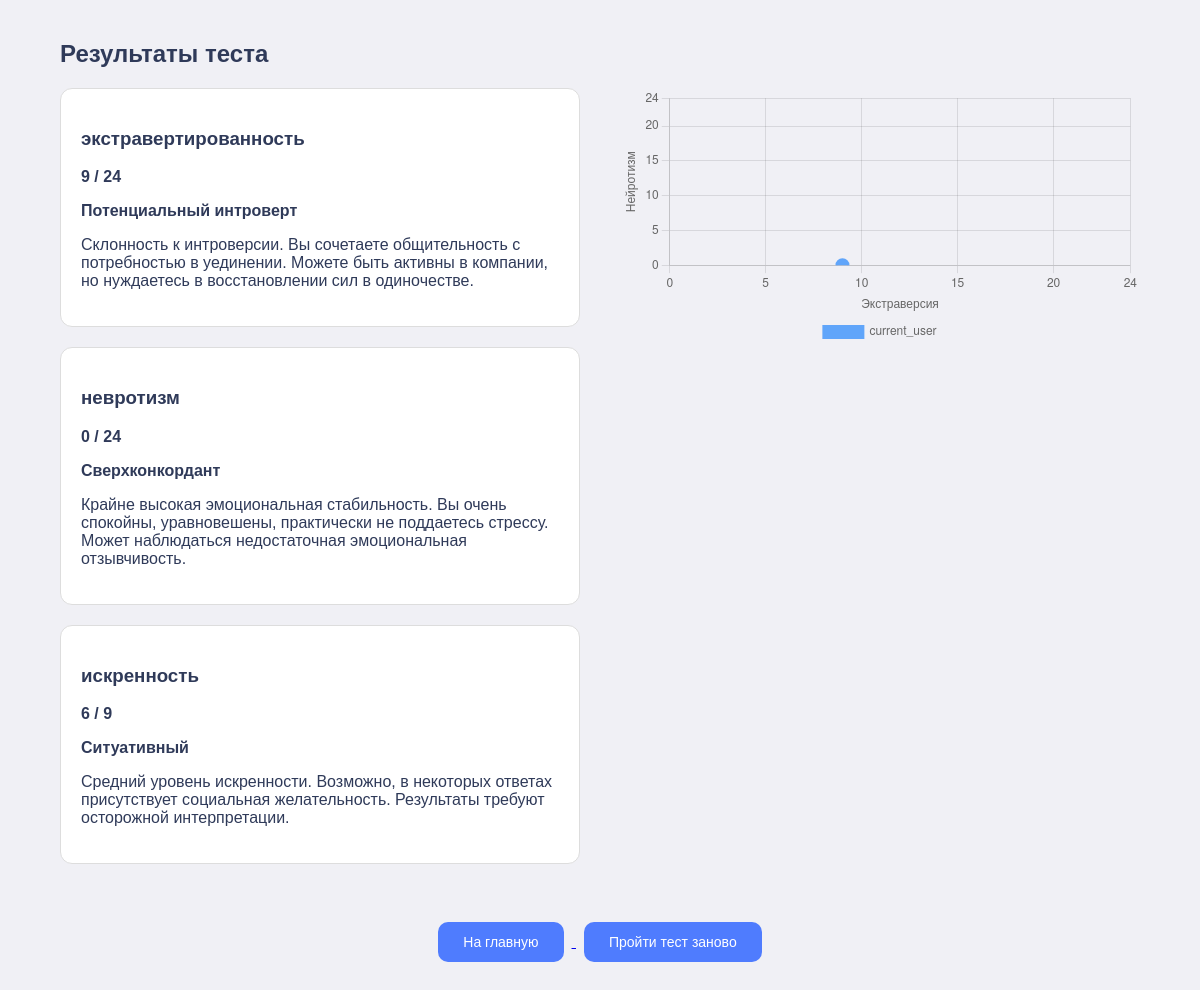
Screenshot of /test/1 (signed in) with the database file from the repository.
### tables this page shows
CREATE TABLE scale_interpretation (
    id INTEGER PRIMARY KEY AUTOINCREMENT,
    scale_id INTEGER NOT NULL,
    min_score INTEGER NOT NULL,
    max_score INTEGER NOT NULL,
    title TEXT NOT NULL,
    description TEXT,
    FOREIGN KEY(scale_id) REFERENCES scales(id)
);

CREATE TABLE "scales" (
	"id"	INTEGER,
	"name"	TEXT NOT NULL,
	"max_score"	INTEGER NOT NULL,
	"test_id"	INTEGER NOT NULL,
	PRIMARY KEY("id" AUTOINCREMENT),
	FOREIGN KEY("test_id") REFERENCES "tests"("id")
);

CREATE TABLE user_results (
    id INTEGER PRIMARY KEY AUTOINCREMENT,
    attempt_id INTEGER NOT NULL,
    scale_id INTEGER NOT NULL,
    user_id INTEGER NOT NULL,
    score INTEGER NOT NULL,
    FOREIGN KEY(attempt_id) REFERENCES user_attempts(id),
    FOREIGN KEY(scale_id) REFERENCES scales(id),
    FOREIGN KEY(user_id) REFERENCES users(id)
);

### app.py (the view, shortened to what this page needs)
@app.route('/test/<int:test_id>')
def test_page(test_id):
    conn = sqlite3.connect('database.db')
    cursor = conn.cursor()
    username = session.get('username')
    user_id = None
    retake_mode = request.args.get('retake')
    if username:
        cursor.execute("SELECT id FROM users WHERE username = ?", (username,))
        user = cursor.fetchone()
        if user:
            user_id = user[0]
    cursor.execute("""
        SELECT title, description, instruction
        FROM tests
        WHERE id = ?
    """, (test_id,))
    title, description, instruction = cursor.fetchone()
    cursor.execute("""
        SELECT id FROM user_attempts
        WHERE user_id = ? AND test_id = ?
        ORDER BY id DESC LIMIT 1
    """, (user_id, test_id))
    attempt = cursor.fetchone()
    if user_id and attempt and not retake_mode:
        attempt_id = attempt[0]
        cursor.execute("""
            SELECT
                s.id,
                s.name,
                ur.score,
                s.max_score,

                si.title,
                si.description

            FROM user_results ur

            JOIN scales s
                ON ur.scale_id = s.id

            LEFT JOIN scale_interpretation si
                ON si.scale_id = s.id
                AND ur.score BETWEEN si.min_score AND si.max_score

            WHERE ur.attempt_id = ?
        """, (attempt_id,))
        rows = cursor.fetchall()
        results = [
            {
                "scale_id": r[0],
                "name": r[1],
                "score": r[2],
                "max": r[3],
                "title": r[4],
                "desc": r[5]
            }
            for r in rows
        ]
        builder = VisualizationBuilder(conn)
        chart_config = builder.build(test_id, results)
        conn.close()
        return render_template(
            "result.html",
            results=results,
            chart_config=chart_config,
            test_id=test_id
        )

### app.py (called while the page is built)
    def build(self, test_id, results, visualization_type="individual"):
        viz = self._get_visualization(test_id, visualization_type)
        roles = self._get_roles(viz["id"])
        settings = self._get_settings(viz["id"])
        series = self._build_series(results, roles, viz["id"])
        scale_ranges = self._get_scale_ranges_by_role(viz["id"])
        return {
            "type": str(viz["chart_type"]),
            "title": str(viz["title"]),
            "points": series if series else [],
            "settings": settings if settings else {},
            "scaleRanges": scale_ranges if scale_ranges else {}
        }

    def _get_visualization(self, test_id, vtype):
        self.cursor.execute("""
            SELECT id, chart_type, title
            FROM visualizations
            WHERE test_id = ?
            AND type = ?
        """, (test_id, vtype))
        row = self.cursor.fetchone()
        if not row:
            raise Exception("Visualization not found")
        return {
            "id": row[0],
            "chart_type": row[1],
            "title": row[2]
        }

    def _get_roles(self, visualization_id):
        self.cursor.execute("""
            SELECT role_key, scale_id
            FROM visualization_roles
            WHERE visualization_id = ?
        """, (visualization_id,))
        rows = self.cursor.fetchall()
        return {
            role_key: scale_id
            for role_key, scale_id in rows
        }

    def _get_settings(self, visualization_id):
        self.cursor.execute("""
            SELECT key, value
            FROM visualization_settings
            WHERE visualization_id = ?
        """, (visualization_id,))
        return {
            k: v for k, v in self.cursor.fetchall()
        }

    def _get_scale_ranges_by_role(self, visualization_id):
        self.cursor.execute("""
            SELECT vr.role_key, s.max_score
            FROM visualization_roles vr
            JOIN scales s ON vr.scale_id = s.id
            WHERE vr.visualization_id = ?
        """, (visualization_id,))
        rows = self.cursor.fetchall()
        return {
            role_key: max_score
            for role_key, max_score in rows
        }

### templates/result.html (shortened to what this page needs)
<!DOCTYPE html>
<html lang="ru">
<head>
    <link rel="stylesheet" href="{{ url_for('static', filename='style/result.css') }}">
</head>
<body>
<div class="test-container">
    <h2>Результаты теста</h2>
    <div class="result-layout">
    <div class="results-block">
        {% for r in results %}
            <div class="question-box">
                <h3>{{ r.name }}</h3>
                <p>
                    <strong>{{ r.score }} / {{ r.max }}</strong>
                </p>
                {% if r.title %}
                    <p><strong>{{ r.title }}</strong></p>
                {% endif %}
                {% if r.desc %}
                    <p>{{ r.desc }}</p>
                {% endif %}
            </div>
        {% endfor %}
    </div>
    <div class="chart">
        <canvas id="chart"></canvas>
    </div>
</div>
    <div class="navigation">
        <a href="/">
            <button>На главную</button>
        </a>
            <form method="GET" action="/retake/{{ test_id }}">
            <button type="submit">Пройти тест заново</button>
        </form>
    </div>
</div>
<script>
    const chartConfig = {{ chart_config | tojson | safe }};
</script>
<script>
    if (!chartConfig) {
        console.error("chartConfig пустой");
    }
</script>

### static/style/result.css (style rules this page uses)
body { font-family: Arial, sans-serif; background: #F0F0F5; color: #2F3A59; margin: 0; }
.test-container { max-width: 1200px; width: 90%; margin: 40px auto; padding: 0 20px; }
.result-layout { display: flex; gap: 40px; align-items: flex-start; }
.results-block { flex: 1; }
.chart { flex: 1; max-width: 6000px; }
.chart canvas { width: 100% !important; height: auto !important; }
.question-box { border: 1px solid #ddd; padding: 20px; border-radius: 12px; background: white; margin-bottom: 20px; }
.navigation { margin-top: 30px; text-align: center; }
.navigation button { background: #4F7CFE; color: white; border: none; padding: 12px 25px; border-radius: 10px; margin: 8px; cursor: pointer; font-size: 14px; transition: 0.2s; }
.navigation form { display: inline-block; }

### rows the page displays
scale_interpretation: name "экстравертированность", score "9", max "24", title "Потенциальный интроверт", desc "Склонность к интроверсии. Вы сочетаете общительность с потребностью в уединении. Можете быть активны в компании, но нуждаетесь в восстановлении сил в одиночестве."
scale_interpretation: name "невротизм", score "0", max "24", title "Сверхконкордант", desc "Крайне высокая эмоциональная стабильность. Вы очень спокойны, уравновешены, практически не поддаетесь стрессу. Может наблюдаться недостаточная эмоциональная отзывчивость."
scale_interpretation: name "искренность", score "6", max "9", title "Ситуативный", desc "Средний уровень искренности. Возможно, в некоторых ответах присутствует социальная желательность. Результаты требуют осторожной интерпретации."
